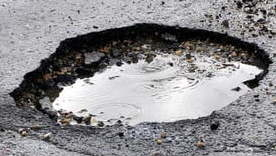
#> input picture Pothole-GO-python/CannyEdgeDetection/rsz_pothole1.jpg, 276 x 156 px
$ python test7_cannyEdgeNumpy.py   (older library calls are emulated)
#> lines starting #> are read from the running program, lines starting #| are printed output that depends on the picture
#!/bin/python
import numpy as np
from scipy.ndimage.filters import convolve, gaussian_filter
from scipy.misc import imread, imshow
from skimage import io
from skimage.color import rgb2gray
import matplotlib.pyplot as plt
import cv2


def CannyEdgeDetector(im, blur=1, highThreshold=91, lowThreshold=31):
#> called with blur = 1, highThreshold = 91, lowThreshold = 31
    im = np.array(im, dtype=float)  # Convert to float to prevent clipping values

    # Gaussian blur to reduce noise
    im2 = gaussian_filter(im, blur)

    # Use sobel filters to get horizontal and vertical gradients
    im3h = convolve(im2, [[-1, 0, 1], [-2, 0, 2], [-1, 0, 1]])
    im3v = convolve(im2, [[1, 2, 1], [0, 0, 0], [-1, -2, -1]])

    # Get gradient and direction
    grad = np.power(np.power(im3h, 2.0) + np.power(im3v, 2.0), 0.5)
    theta = np.arctan2(im3v, im3h)
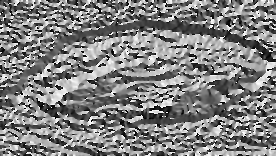
#> theta: shape (156, 276) float64; min -3.14, max 3.14, mean 0.038; drawn with min black and max white
    thetaQ = (np.round(theta * (5.0 / np.pi)) + 5) % 5  # Quantize direction
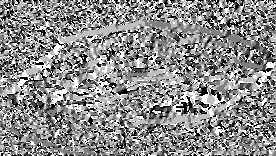
#> thetaQ: shape (156, 276) float64; min 0, max 4, mean 2.2; drawn with min black and max white

    # Non-maximum suppression
    gradSup = grad.copy()
    for r in range(im.shape[0]):
        for c in range(im.shape[1]):
            # Suppress pixels at the image edge
            if r == 0 or r == im.shape[0] - 1 or c == 0 or c == im.shape[1] - 1:
                gradSup[r, c] = 0
                continue
            tq = thetaQ[r, c] % 4

            if tq == 0:  # 0 is E-W (horizontal)
                if grad[r, c] <= grad[r, c - 1] or grad[r, c] <= grad[r, c + 1]:
                    gradSup[r, c] = 0
            if tq == 1:  # 1 is NE-SW
                if grad[r, c] <= grad[r - 1, c + 1] or grad[r, c] <= grad[r + 1, c - 1]:
                    gradSup[r, c] = 0
            if tq == 2:  # 2 is N-S (vertical)
                if grad[r, c] <= grad[r - 1, c] or grad[r, c] <= grad[r + 1, c]:
                    gradSup[r, c] = 0
            if tq == 3:  # 3 is NW-SE
                if grad[r, c] <= grad[r - 1, c - 1] or grad[r, c] <= grad[r + 1, c + 1]:
                    gradSup[r, c] = 0
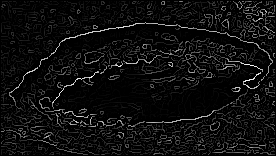
#> gradSup: shape (156, 276) float64; min 0, max 543.8, mean 31.8; drawn with min black and max white

    # Double threshold
    strongEdges = (gradSup > highThreshold)
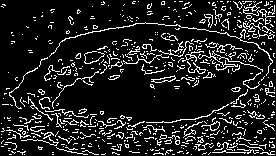
#> strongEdges: shape (156, 276) bool; 12.9% white in thin lines or dots

    # Strong has value 2, weak has value 1
    thresholdedEdges = np.array(strongEdges, dtype=np.uint8) + (gradSup > lowThreshold)

    # Tracing edges with hysteresis
    # Find weak edge pixels near strong edge pixels
    finalEdges = strongEdges.copy()
    currentPixels = []
    for r in range(1, im.shape[0] - 1):
        for c in range(1, im.shape[1] - 1):
            if thresholdedEdges[r, c] != 1:
                continue  # Not a weak pixel

            # Get 3x3 patch
            localPatch = thresholdedEdges[r - 1:r + 2, c - 1:c + 2]
            patchMax = localPatch.max()
            if patchMax == 2:
                currentPixels.append((r, c))
                finalEdges[r, c] = 1
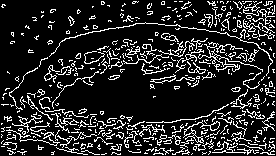
#> finalEdges: shape (156, 276) bool; 15.5% white in thin lines or dots
#> after the loop, currentPixels = 1085 pairs, first value 1 to 154, second value 1 to 274

    # Extend strong edges based on current pixels
    while len(currentPixels) > 0:
        newPix = []
        for r, c in currentPixels:
            for dr in range(-1, 2):
                for dc in range(-1, 2):
                    if dr == 0 and dc == 0: continue
                    r2 = r + dr
                    c2 = c + dc
                    if thresholdedEdges[r2, c2] == 1 and finalEdges[r2, c2] == 0:
                        # Copy this weak pixel to final result
                        newPix.append((r2, c2))
                        finalEdges[r2, c2] = 1
        currentPixels = newPix
#> this loop made 24 passes
#> currentPixels on passes 19 to 23: [(13, 157), (39, 18), (60, 22), (92, 173)], [(38, 17), (38, 18), (59, 23), (60, 23), (92, 172)], [(37, 16), (37, 17), (58, 22), (92, 171), (93, 171)], [(36, 16), (58, 21), (93, 170)], [(35, 15), (58, 20)]
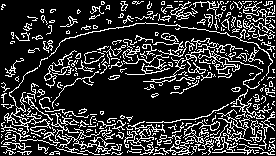
#> finalEdges: shape (156, 276) bool; 19.5% white in thin lines or dots

    return finalEdges


if __name__ == "__main__":
    im = rgb2gray(io.imread("rsz_pothole1.jpg", mode="L"))  # Open image, convert to greyscale
    finalEdges = CannyEdgeDetector(im)
    # io.imshow(finalEdges)
    plt.plot(finalEdges)
    plt.show()
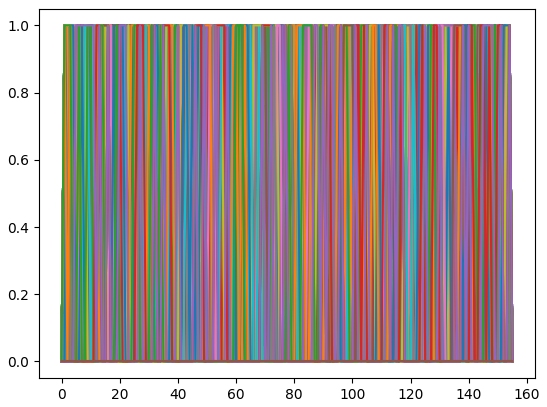
#> figure drawn by matplotlib, 1 panel; curve peaks at x = 6, y = 1; curve peaks at x = 4, y = 1
    # cv2.imshow('Final Edges', finalEdges)

$ run again, with Pothole-GO-python/CannyEdgeDetection/1_pothole.jpg copied over Pothole-GO-python/CannyEdgeDetection/rsz_pothole1.jpg
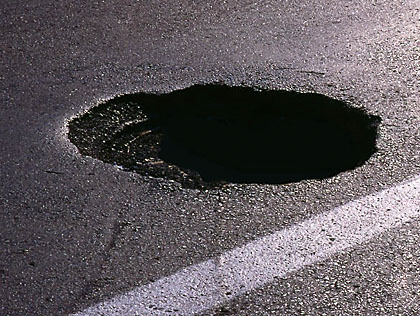
#> input picture Pothole-GO-python/CannyEdgeDetection/1_pothole.jpg, 420 x 316 px
#> strongEdges: shape (316, 420) bool; 10.2% white in thin lines or dots
#> after the loop in CannyEdgeDetector, `for r in range(1, im.shape[0] - 1):`:
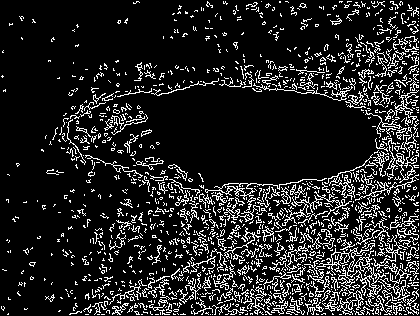
#> finalEdges: shape (316, 420) bool; 13.8% white in thin lines or dots
#> after the loop in CannyEdgeDetector, `for r in range(1, im.shape[0] - 1):`: currentPixels = 4873 pairs, first value 1 to 314, second value 1 to 418
#> the loop in CannyEdgeDetector, `while len(currentPixels) > 0:` made 62 passes
#> currentPixels on passes 35 to 41: [(18, 166), (27, 159), (28, 157), (213, 48), (213, 49)], [(18, 167), (27, 160), (212, 47), (213, 47)], [(19, 168), (27, 161), (212, 46), (213, 46)], [(18, 169), (27, 162), (212, 45), (214, 45)], [(18, 170), (211, 44), (215, 45), (215, 46)], [(211, 43), (216, 44), (215, 47)], [(211, 42), (212, 42), (217, 43)]
#> `plt.show()`:
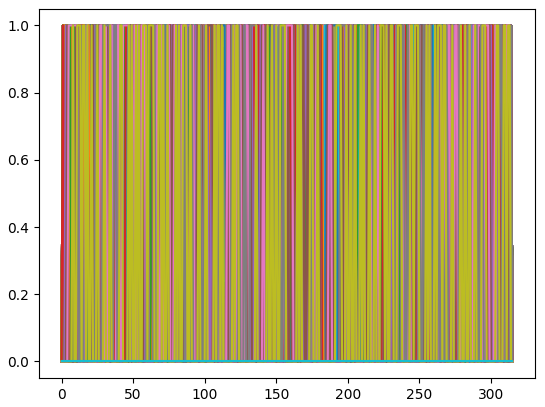
#> figure drawn by matplotlib, 1 panel; curve peaks at x = 49, y = 1; curve peaks at x = 49, y = 1
